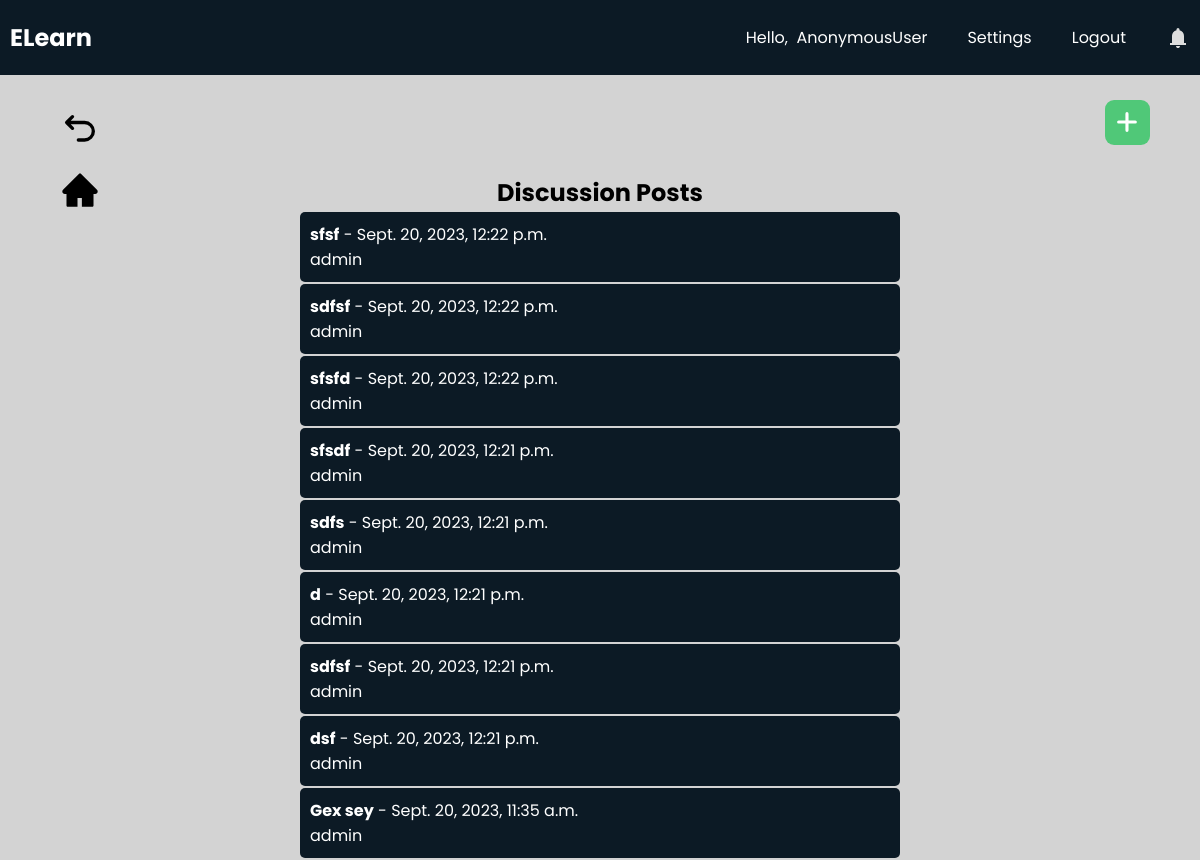
Page /teachers/discussions/ace6b6f0a94f47d9baeabcafc0d0109c/ on the committed database.
### teachers/models.py (models this page shows, shortened)
class Discussion(models.Model):
    id = models.UUIDField(primary_key=True, default=uuid.uuid4, editable=False)
    course = models.ForeignKey(MyClass, on_delete=models.CASCADE)
    author = models.ForeignKey(User, on_delete=models.CASCADE)
    subject = models.CharField(max_length=255)
    message = models.TextField()
    file = models.FileField(upload_to='documents/', null=True)
    created_at = models.DateTimeField(default=timezone.now)

### teachers/views.py (the view, shortened to what this page needs)
# urls.py: path("discussions/<str:course_id>/", views.discussion, name="discussion"),
def discussion(request, course_id):
    my_class = MyClass.objects.get(id=course_id)
    messages = Discussion.objects.filter(course=my_class).order_by('-created_at')
    context = {'courseId': course_id, 'my_class': my_class, 'messages': messages}
    return render(request, "teachers/discussion.html", context)

### teachers/templates/teachers/discussion.html (shortened to what this page needs)
{% extends 'teachers/base.html' %}
{% load static %}
{% block extra_css %}
    <link rel="stylesheet" href="{% static 'css/discussion.css' %}">
{% endblock %}
{% block content %}
    <a class="backbtn" href="{% url 'teachers:course' courseId%}"><svg xmlns="http://www.w3.org/2000/svg" width="24" height="24" viewBox="0 0 24 24"><path fill="none" stroke="currentColor" stroke-linecap="round" stroke-linejoin="round" stroke-width="2" d="M11 18h3.75a5.25 5.25 0 1 0 0-10.5H5M7.5 4L4 7.5L7.5 11"/></svg></a>
    <a class="backbtn" id="homebtn" href="{% url 'teachers:course' courseId%}"></a>
    <div id="addbtn"><svg xmlns="http://www.w3.org/2000/svg" width="12" height="12" viewBox="0 0 12 12"><path fill="white" d="M6.5 1.75a.75.75 0 0 0-1.5 0V5H1.75a.75.75 0 0 0 0 1.5H5v3.25a.75.75 0 0 0 1.5 0V6.5h3.25a.75.75 0 0 0 0-1.5H6.5V1.75Z"/></svg></div>
    <div id="contentwrapper">
        <div id="content">
            <h2>Discussion Posts</h2>
            <div id="posts-wrapper">
                {% for message in messages %}
                <div class="posts" data-class-id= "{{ message.id }}" data-class-courseId= "{{ courseId }}">
                    <strong>{{ message.subject }}</strong> - {{ message.created_at }}
                    <p>{{ message.author }}</p>
                </div>
                {% endfor %}
            </div>
        </div>
    </div>
{% endblock %}

### teachers/static/css/base.css (style rules this page uses)
* { margin: 0; padding: 0; box-sizing: border-box; font-family: "Poppins", sans-serif; }
html { scroll-behavior: smooth; }
body { background: #d3d3d3; }
.backbtn { position: fixed; top: 100px; left: 50px; padding: 10px; border-radius: 20%; display: flex; justify-content: center; align-items: center; cursor: pointer; }
#homebtn { top:160px; }
.backbtn svg { height: 40px; width: 40px; color: black; }

### teachers/static/css/discussion.css (style rules this page uses)
#addbtn { position: fixed; top: 100px; right: 50px; background: #50C878; padding: 10px; border-radius: 20%; display: flex; justify-content: center; align-items: center; cursor: pointer; }
#addbtn svg { height: 25px; width: 25px; }
#contentwrapper { height: 100vh; padding-top: 75px; background: #d3d3d3; }
#content { height: calc(100%); display: flex; flex-direction: column; align-items: center; }
#content h2 { margin-top: 100px; }
#posts-wrapper { width: 50%; overflow: auto; }
.posts { background-color: #0C1A25; width: 100%; color: white; margin-top: 2px; margin-bottom: 2px; padding: 10px; border-radius: 5px; cursor: pointer; transition: all 0.3s; }

### rows in the picture
Discussion: subject "sfsf", created_at "Sept. 20, 2023, 12:22 p.m.", author "admin"
Discussion: subject "sdfsf", created_at "Sept. 20, 2023, 12:22 p.m.", author "admin"
Discussion: subject "sfsfd", created_at "Sept. 20, 2023, 12:22 p.m.", author "admin"
Discussion: subject "sfsdf", created_at "Sept. 20, 2023, 12:21 p.m.", author "admin"
Discussion: subject "sdfs", created_at "Sept. 20, 2023, 12:21 p.m.", author "admin"
Discussion: subject "d", created_at "Sept. 20, 2023, 12:21 p.m.", author "admin"
Discussion: subject "sdfsf", created_at "Sept. 20, 2023, 12:21 p.m.", author "admin"
Discussion: subject "dsf", created_at "Sept. 20, 2023, 12:21 p.m.", author "admin"
Discussion: subject "Gex sey", created_at "Sept. 20, 2023, 11:35 a.m.", author "admin"

### other values in the picture
{{ request.user }} "AnonymousUser"
